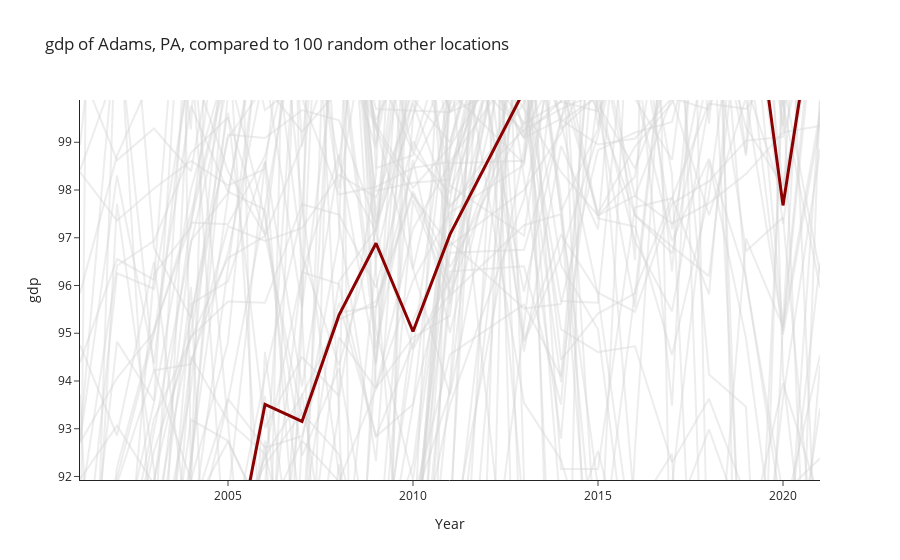

Notebook cell for this chart:
### Markdown cell above
#### Use case: I just want a rough idea

You want to know where your jurisdiction stands relative to all the others in the country.

### Code cell
f  = FipsQuery(42001, "gdp")
f.compare_my_outcome_to_others(sample_size= 100, range_multiplier= .5)
#TODO add explicit percentiles to the description
